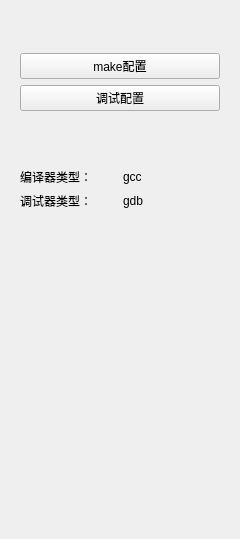
<?xml version="1.0" encoding="UTF-8"?>
<ui version="4.0">
 <class>GenerateSideMenu</class>
 <widget class="QWidget" name="GenerateSideMenu">
  <property name="geometry">
   <rect>
    <x>0</x>
    <y>0</y>
    <width>240</width>
    <height>539</height>
   </rect>
  </property>
  <property name="windowTitle">
   <string>Form</string>
  </property>
  <layout class="QVBoxLayout" name="verticalLayout_2">
   <item>
    <widget class="QWidget" name="widget" native="true">
     <property name="sizePolicy">
      <sizepolicy hsizetype="Expanding" vsizetype="Fixed">
       <horstretch>0</horstretch>
       <verstretch>0</verstretch>
      </sizepolicy>
     </property>
     <layout class="QVBoxLayout" name="verticalLayout">
      <item>
       <widget class="QPushButton" name="makeConfigButton">
        <property name="sizePolicy">
         <sizepolicy hsizetype="Expanding" vsizetype="Fixed">
          <horstretch>0</horstretch>
          <verstretch>0</verstretch>
         </sizepolicy>
        </property>
        <property name="text">
         <string>make配置</string>
        </property>
       </widget>
      </item>
      <item>
       <widget class="QPushButton" name="debugConfigButton">
        <property name="sizePolicy">
         <sizepolicy hsizetype="Expanding" vsizetype="Fixed">
          <horstretch>0</horstretch>
          <verstretch>0</verstretch>
         </sizepolicy>
        </property>
        <property name="text">
         <string>调试配置</string>
        </property>
       </widget>
      </item>
     </layout>
    </widget>
   </item>
   <item>
    <widget class="QWidget" name="widget_2" native="true">
     <property name="sizePolicy">
      <sizepolicy hsizetype="Preferred" vsizetype="Fixed">
       <horstretch>0</horstretch>
       <verstretch>0</verstretch>
      </sizepolicy>
     </property>
     <layout class="QGridLayout" name="gridLayout">
      <item row="0" column="0">
       <widget class="QLabel" name="compilerLabel">
        <property name="text">
         <string>编译器类型：</string>
        </property>
       </widget>
      </item>
      <item row="0" column="1">
       <widget class="QLabel" name="compilerValueLabel">
        <property name="text">
         <string>gcc</string>
        </property>
       </widget>
      </item>
      <item row="1" column="0">
       <widget class="QLabel" name="debugLabel">
        <property name="text">
         <string>调试器类型：</string>
        </property>
       </widget>
      </item>
      <item row="1" column="1">
       <widget class="QLabel" name="debugValueLabel">
        <property name="text">
         <string>gdb</string>
        </property>
       </widget>
      </item>
     </layout>
    </widget>
   </item>
   <item>
    <spacer name="verticalSpacer">
     <property name="orientation">
      <enum>Qt::Vertical</enum>
     </property>
     <property name="sizeType">
      <enum>QSizePolicy::Preferred</enum>
     </property>
     <property name="sizeHint" stdset="0">
      <size>
       <width>20</width>
       <height>276</height>
      </size>
     </property>
    </spacer>
   </item>
  </layout>
 </widget>
 <resources/>
 <connections/>
</ui>
